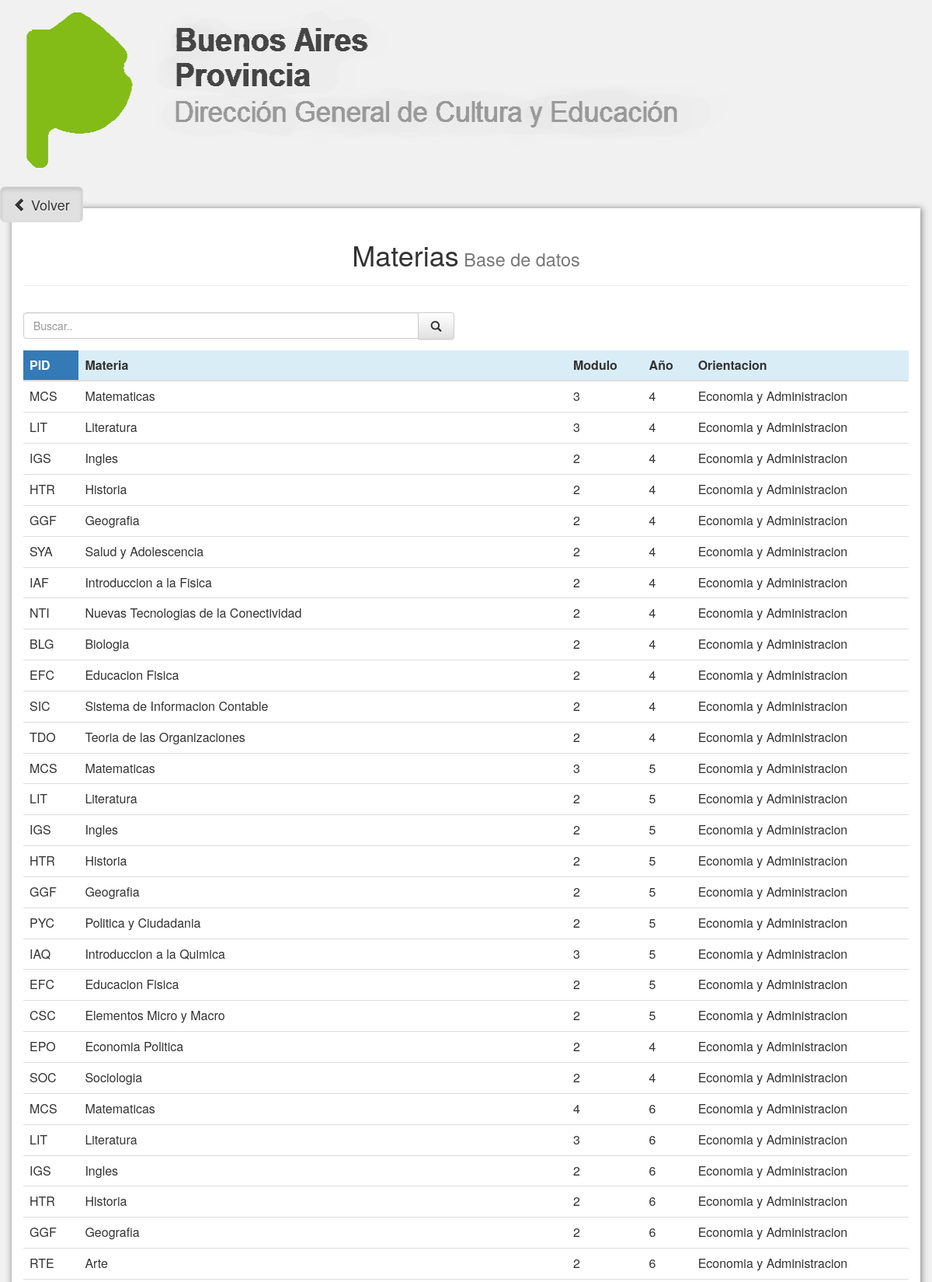
The app's page /html/materia.php (signed in, upper part) with its own data.
### tables this page shows
CREATE TABLE `materia` (
  `pid` varchar(40) NOT NULL,
  `materia` varchar(80) NOT NULL,
  `modulo` varchar(40) NOT NULL,
  `anio` varchar(40) NOT NULL,
  `orientacion` varchar(40) NOT NULL
);

### html/materia.php (the view, shortened to what this page needs)
<?php
  if($_SESSION["logueado"] == TRUE) {
    ?>
   <!DOCTYPE html5>
<html>
<head>
  <link href="../bootstrap/css/bootstrap.min.css" rel="stylesheet"/>
<link rel="stylesheet" type="text/css" src="../css/estilos.css">
  <link href="../bootstrap/css//bootstrap-theme.min.css" rel="stylesheet"/>
</head>
<body style="background-color: #f1f1f1;">
<div class="container-fluid">
<div class="row">
  <img src="../css/SAD.png" class="img-fluid" style="width:100%; height:30%;  alt="SAD de Quilmes">
</div>
</div>
<a class="btn btn-default btn-lg active" href="../tabla_datos.php" style="float:left;"><span class="glyphicon glyphicon-chevron-left"></span> Volver</a>
<div class="container" style="background-color: #fff;box-shadow: 1px 1px 8px 1px #888; margin-top: 2em;">
  <div class="page-header text-center">
    <h1>Materias<small> Base de datos</small></h1>
  </div>
    <div class="row">
        <div class="col-md-6" >
            <form action="#" method="get">
                <div class="input-group" style="margin-top: 1em;">
                    <input class="form-control" id="system-search" name="q" placeholder="Buscar.." required >
                    <span class="input-group-btn">
                        <button type="submit" class="btn btn-default"><i style="padding: 3.5px;" class="glyphicon glyphicon-search"></i></button>
                    </span>
                </div>
            </form>
        </div>
        <div class="col-md-12" >
       <?php
$mysqli = new mysqli("localhost", "root", "", "dato_sad");
         $consulta = "SELECT * FROM materia";
        if($resultado = $mysqli->query($consulta)) {
            ?>
            <table class="table table-list-search  table-hover">
                     <thead>
                           <tr class="bg-info">
                                <th class="bg-primary">PID</th>
                                <th>Materia</th>
                                <th>Modulo</th>
                                <th>Año</th>
                                <th>Orientacion</th>
                        </tr>
                    </thead>
                    <tbody>
            <?php
            if ($resultado->num_rows){
                    while($row = $resultado->fetch_array()) {
                        ?>
                       <tr>
                            <td><?php echo $row["pid"];?></td>
                            <td><?php echo $row["materia"];?></td>
                            <td><?php echo $row["modulo"];?></td>
                            <td><?php echo $row["anio"];?></td>
                            <td><?php echo $row["orientacion"];?></td>
                        </tr>
                         <?php
                    }
                ?>
                    </tbody>
                </table>
                <?php
            }
            }else{
                echo "error";
            }
        ?>
        </div>
    </div>
</div>
</body>
</html>
<?php
  } else {
    header("Location: ../administrador.php");
  }

### records on screen
materia: pid "MCS", materia "Matematicas", modulo "3", anio "4", orientacion "Economia y Administracion"
materia: pid "LIT", materia "Literatura", modulo "3", anio "4", orientacion "Economia y Administracion"
materia: pid "IGS", materia "Ingles", modulo "2", anio "4", orientacion "Economia y Administracion"
materia: pid "HTR", materia "Historia", modulo "2", anio "4", orientacion "Economia y Administracion"
materia: pid "GGF", materia "Geografia", modulo "2", anio "4", orientacion "Economia y Administracion"
materia: pid "SYA", materia "Salud y Adolescencia", modulo "2", anio "4", orientacion "Economia y Administracion"
materia: pid "IAF", materia "Introduccion a la Fisica", modulo "2", anio "4", orientacion "Economia y Administracion"
materia: pid "NTI", materia "Nuevas Tecnologias de la Conectividad", modulo "2", anio "4", orientacion "Economia y Administracion"
materia: pid "BLG", materia "Biologia", modulo "2", anio "4", orientacion "Economia y Administracion"
materia: pid "EFC", materia "Educacion Fisica", modulo "2", anio "4", orientacion "Economia y Administracion"
materia: pid "SIC", materia "Sistema de Informacion Contable", modulo "2", anio "4", orientacion "Economia y Administracion"
materia: pid "TDO", materia "Teoria de las Organizaciones", modulo "2", anio "4", orientacion "Economia y Administracion"
materia: pid "MCS", materia "Matematicas", modulo "3", anio "5", orientacion "Economia y Administracion"
materia: pid "LIT", materia "Literatura", modulo "2", anio "5", orientacion "Economia y Administracion"
materia: pid "IGS", materia "Ingles", modulo "2", anio "5", orientacion "Economia y Administracion"
materia: pid "HTR", materia "Historia", modulo "2", anio "5", orientacion "Economia y Administracion"
materia: pid "GGF", materia "Geografia", modulo "2", anio "5", orientacion "Economia y Administracion"
materia: pid "PYC", materia "Politica y Ciudadania", modulo "2", anio "5", orientacion "Economia y Administracion"
materia: pid "IAQ", materia "Introduccion a la Quimica", modulo "3", anio "5", orientacion "Economia y Administracion"
materia: pid "EFC", materia "Educacion Fisica", modulo "2", anio "5", orientacion "Economia y Administracion"
materia: pid "CSC", materia "Elementos Micro y Macro", modulo "2", anio "5", orientacion "Economia y Administracion"
materia: pid "EPO", materia "Economia Politica", modulo "2", anio "4", orientacion "Economia y Administracion"
materia: pid "SOC", materia "Sociologia", modulo "2", anio "4", orientacion "Economia y Administracion"
materia: pid "MCS", materia "Matematicas", modulo "4", anio "6", orientacion "Economia y Administracion"
materia: pid "LIT", materia "Literatura", modulo "3", anio "6", orientacion "Economia y Administracion"
materia: pid "IGS", materia "Ingles", modulo "2", anio "6", orientacion "Economia y Administracion"
materia: pid "HTR", materia "Historia", modulo "2", anio "6", orientacion "Economia y Administracion"
materia: pid "GGF", materia "Geografia", modulo "2", anio "6", orientacion "Economia y Administracion"
materia: pid "RTE", materia "Arte", modulo "2", anio "6", orientacion "Economia y Administracion"
